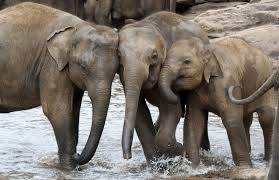
#> input picture image_samples/animal_images/animal_10.jpeg, 279 x 180 px; its folder holds 4 pictures in this run
$ jupyter execute --allow-errors clustering-bw.ipynb   (shell and % lines are left out)
#> lines starting #> are read from the running program, lines starting #| are printed output that depends on the picture
[cell 1]
import pickle
from scipy.cluster.vq import *
import glob

[cell 2]
from PCV.clustering import hcluster
from PCV.tools import pca
from PCV.tools import imtools

[cell 3]
import numpy as np
import matplotlib.pyplot as plt
import seaborn as sns; sns.set()

[cell 4]
from sklearn.decomposition import PCA

[cell 5]
# get list of images

imlist = glob.glob("image_samples/animal_images/*.jpeg")
#imlist = imtools.get_imlist('data/image_sample/animal_images')

[cell 6]
imlist

[cell 7]
from PIL import Image
from numpy import *
from pylab import *

im = array(Image.open(imlist[0])) # open one image to get size
#> im is the input picture: shape (180, 279, 3); mean R, G, B 125.5, 117.9, 109.2
m,n = im.shape[0:2] # get the size of the images
#> m = 180; n = 279
imnbr = len(imlist) # get the number of images

[cell 8]
arraylist = [array(Image.open(im)).astype(float) for im in imlist]
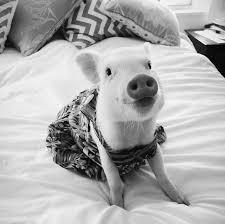
#> input picture image_samples/animal_images/animal_3.jpeg, 225 x 224 px
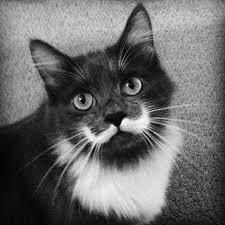
#> input picture image_samples/animal_images/animal_4.jpeg, 225 x 225 px
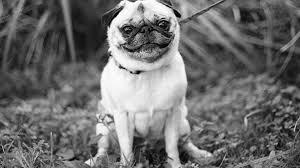
#> input picture image_samples/animal_images/animal_5.jpeg, 300 x 168 px
#> arraylist = 4 items

[cell 9]
arraylist

[cell 10]
shapelist = [array.data.shape for array in arraylist]
#> shapelist = [(180, 279, 3), (224, 225), (225, 225), (168, 300)]

[cell 11]
shapelist
#> Out has the same summary as shapelist

[cell 12]
shapelistmean = (mean([shape[0] for shape in shapelist]),mean([shape[1] for shape in shapelist]))
#> shapelistmean = (199.2, 257.2)

[cell 13]
shapelistmean
#> Out = (199.2, 257.2)

[cell 14]
import os
#size = 159, 225
resize = 201, 225
for infile in imlist:
    file, ext = os.path.splitext(infile)
    im = Image.open(infile).resize(resize)
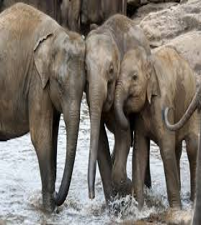
#> im: PIL image 201x225 RGB; mean R, G, B 125.5, 117.9, 109.2
    im.save(file + "_resized.jpg", "JPEG")

[cell 15]
imlist_resized = glob.glob("image_samples/animal_images/*.jpg")
#> imlist_resized = []

[cell 16]
imlist_resized

[cell 17]
immatrix = array([array(Image.open(im)) for im in imlist_resized])
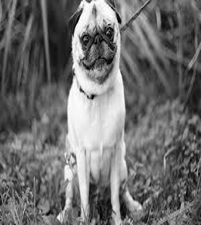
#> im: PIL image 201x225 L; min 0, max 255, mean 110.6
